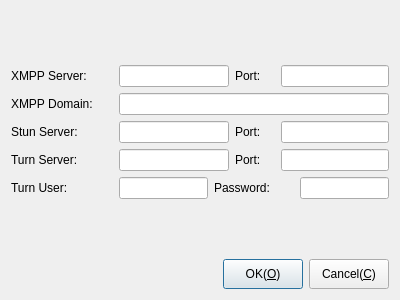
<?xml version="1.0" encoding="UTF-8"?>
<ui version="4.0">
 <class>CDlgLoginSettings</class>
 <widget class="QDialog" name="CDlgLoginSettings">
  <property name="geometry">
   <rect>
    <x>0</x>
    <y>0</y>
    <width>400</width>
    <height>300</height>
   </rect>
  </property>
  <property name="windowTitle">
   <string>Server Settings</string>
  </property>
  <layout class="QGridLayout" name="gridLayout">
   <item row="0" column="1">
    <spacer name="verticalSpacer_2">
     <property name="orientation">
      <enum>Qt::Vertical</enum>
     </property>
     <property name="sizeHint" stdset="0">
      <size>
       <width>20</width>
       <height>46</height>
      </size>
     </property>
    </spacer>
   </item>
   <item row="1" column="0" colspan="2">
    <layout class="QHBoxLayout" name="horizontalLayout">
     <item>
      <widget class="QLabel" name="label_7">
       <property name="sizePolicy">
        <sizepolicy hsizetype="Preferred" vsizetype="Preferred">
         <horstretch>0</horstretch>
         <verstretch>0</verstretch>
        </sizepolicy>
       </property>
       <property name="minimumSize">
        <size>
         <width>102</width>
         <height>0</height>
        </size>
       </property>
       <property name="maximumSize">
        <size>
         <width>16777215</width>
         <height>16777215</height>
        </size>
       </property>
       <property name="text">
        <string>XMPP Server:</string>
       </property>
       <property name="wordWrap">
        <bool>true</bool>
       </property>
      </widget>
     </item>
     <item>
      <widget class="QLineEdit" name="txtXmppServer">
       <property name="sizePolicy">
        <sizepolicy hsizetype="Expanding" vsizetype="Preferred">
         <horstretch>0</horstretch>
         <verstretch>0</verstretch>
        </sizepolicy>
       </property>
       <property name="minimumSize">
        <size>
         <width>0</width>
         <height>0</height>
        </size>
       </property>
       <property name="maximumSize">
        <size>
         <width>16777215</width>
         <height>16777215</height>
        </size>
       </property>
      </widget>
     </item>
     <item>
      <widget class="QLabel" name="label_8">
       <property name="sizePolicy">
        <sizepolicy hsizetype="Preferred" vsizetype="Preferred">
         <horstretch>0</horstretch>
         <verstretch>0</verstretch>
        </sizepolicy>
       </property>
       <property name="minimumSize">
        <size>
         <width>40</width>
         <height>0</height>
        </size>
       </property>
       <property name="maximumSize">
        <size>
         <width>16777215</width>
         <height>16777215</height>
        </size>
       </property>
       <property name="text">
        <string>Port:</string>
       </property>
       <property name="wordWrap">
        <bool>true</bool>
       </property>
      </widget>
     </item>
     <item>
      <widget class="QLineEdit" name="txtXmppPort">
       <property name="sizePolicy">
        <sizepolicy hsizetype="Preferred" vsizetype="Preferred">
         <horstretch>0</horstretch>
         <verstretch>0</verstretch>
        </sizepolicy>
       </property>
       <property name="minimumSize">
        <size>
         <width>0</width>
         <height>0</height>
        </size>
       </property>
       <property name="maximumSize">
        <size>
         <width>16777215</width>
         <height>16777215</height>
        </size>
       </property>
      </widget>
     </item>
    </layout>
   </item>
   <item row="2" column="0" colspan="2">
    <layout class="QHBoxLayout" name="horizontalLayout_6">
     <item>
      <widget class="QLabel" name="label_11">
       <property name="sizePolicy">
        <sizepolicy hsizetype="Preferred" vsizetype="Preferred">
         <horstretch>0</horstretch>
         <verstretch>0</verstretch>
        </sizepolicy>
       </property>
       <property name="minimumSize">
        <size>
         <width>102</width>
         <height>0</height>
        </size>
       </property>
       <property name="maximumSize">
        <size>
         <width>16777215</width>
         <height>16777215</height>
        </size>
       </property>
       <property name="text">
        <string>XMPP Domain:</string>
       </property>
       <property name="wordWrap">
        <bool>true</bool>
       </property>
      </widget>
     </item>
     <item>
      <widget class="QLineEdit" name="txtXmppDomain">
       <property name="sizePolicy">
        <sizepolicy hsizetype="Expanding" vsizetype="Preferred">
         <horstretch>0</horstretch>
         <verstretch>0</verstretch>
        </sizepolicy>
       </property>
       <property name="minimumSize">
        <size>
         <width>0</width>
         <height>0</height>
        </size>
       </property>
       <property name="maximumSize">
        <size>
         <width>16777215</width>
         <height>16777215</height>
        </size>
       </property>
      </widget>
     </item>
    </layout>
   </item>
   <item row="3" column="0" colspan="2">
    <layout class="QHBoxLayout" name="horizontalLayout_2">
     <item>
      <widget class="QLabel" name="label_3">
       <property name="sizePolicy">
        <sizepolicy hsizetype="Preferred" vsizetype="Preferred">
         <horstretch>0</horstretch>
         <verstretch>0</verstretch>
        </sizepolicy>
       </property>
       <property name="minimumSize">
        <size>
         <width>102</width>
         <height>0</height>
        </size>
       </property>
       <property name="maximumSize">
        <size>
         <width>16777215</width>
         <height>16777215</height>
        </size>
       </property>
       <property name="text">
        <string>Stun Server:</string>
       </property>
       <property name="wordWrap">
        <bool>true</bool>
       </property>
      </widget>
     </item>
     <item>
      <widget class="QLineEdit" name="txtStunServer">
       <property name="sizePolicy">
        <sizepolicy hsizetype="Expanding" vsizetype="Preferred">
         <horstretch>0</horstretch>
         <verstretch>0</verstretch>
        </sizepolicy>
       </property>
       <property name="minimumSize">
        <size>
         <width>0</width>
         <height>0</height>
        </size>
       </property>
       <property name="maximumSize">
        <size>
         <width>16777215</width>
         <height>16777215</height>
        </size>
       </property>
      </widget>
     </item>
     <item>
      <widget class="QLabel" name="label_4">
       <property name="sizePolicy">
        <sizepolicy hsizetype="Preferred" vsizetype="Preferred">
         <horstretch>0</horstretch>
         <verstretch>0</verstretch>
        </sizepolicy>
       </property>
       <property name="minimumSize">
        <size>
         <width>40</width>
         <height>0</height>
        </size>
       </property>
       <property name="maximumSize">
        <size>
         <width>16777215</width>
         <height>16777215</height>
        </size>
       </property>
       <property name="text">
        <string>Port:</string>
       </property>
       <property name="wordWrap">
        <bool>true</bool>
       </property>
      </widget>
     </item>
     <item>
      <widget class="QLineEdit" name="txtStunPort">
       <property name="sizePolicy">
        <sizepolicy hsizetype="Preferred" vsizetype="Preferred">
         <horstretch>0</horstretch>
         <verstretch>0</verstretch>
        </sizepolicy>
       </property>
       <property name="minimumSize">
        <size>
         <width>0</width>
         <height>0</height>
        </size>
       </property>
       <property name="maximumSize">
        <size>
         <width>16777215</width>
         <height>16777215</height>
        </size>
       </property>
      </widget>
     </item>
    </layout>
   </item>
   <item row="4" column="0" colspan="2">
    <layout class="QHBoxLayout" name="horizontalLayout_3">
     <item>
      <widget class="QLabel" name="label_5">
       <property name="sizePolicy">
        <sizepolicy hsizetype="Preferred" vsizetype="Preferred">
         <horstretch>0</horstretch>
         <verstretch>0</verstretch>
        </sizepolicy>
       </property>
       <property name="minimumSize">
        <size>
         <width>102</width>
         <height>0</height>
        </size>
       </property>
       <property name="maximumSize">
        <size>
         <width>16777215</width>
         <height>16777215</height>
        </size>
       </property>
       <property name="text">
        <string>Turn Server:</string>
       </property>
       <property name="wordWrap">
        <bool>true</bool>
       </property>
      </widget>
     </item>
     <item>
      <widget class="QLineEdit" name="txtTurnServer">
       <property name="sizePolicy">
        <sizepolicy hsizetype="Expanding" vsizetype="Preferred">
         <horstretch>0</horstretch>
         <verstretch>0</verstretch>
        </sizepolicy>
       </property>
       <property name="minimumSize">
        <size>
         <width>0</width>
         <height>0</height>
        </size>
       </property>
       <property name="maximumSize">
        <size>
         <width>16777215</width>
         <height>16777215</height>
        </size>
       </property>
      </widget>
     </item>
     <item>
      <widget class="QLabel" name="label_6">
       <property name="sizePolicy">
        <sizepolicy hsizetype="Preferred" vsizetype="Preferred">
         <horstretch>0</horstretch>
         <verstretch>0</verstretch>
        </sizepolicy>
       </property>
       <property name="minimumSize">
        <size>
         <width>40</width>
         <height>0</height>
        </size>
       </property>
       <property name="maximumSize">
        <size>
         <width>16777215</width>
         <height>16777215</height>
        </size>
       </property>
       <property name="text">
        <string>Port:</string>
       </property>
       <property name="wordWrap">
        <bool>true</bool>
       </property>
      </widget>
     </item>
     <item>
      <widget class="QLineEdit" name="txtTurnPort">
       <property name="sizePolicy">
        <sizepolicy hsizetype="Preferred" vsizetype="Preferred">
         <horstretch>0</horstretch>
         <verstretch>0</verstretch>
        </sizepolicy>
       </property>
       <property name="minimumSize">
        <size>
         <width>0</width>
         <height>0</height>
        </size>
       </property>
       <property name="maximumSize">
        <size>
         <width>16777215</width>
         <height>16777215</height>
        </size>
       </property>
      </widget>
     </item>
    </layout>
   </item>
   <item row="5" column="0" colspan="2">
    <layout class="QHBoxLayout" name="horizontalLayout_4">
     <item>
      <widget class="QLabel" name="label_9">
       <property name="sizePolicy">
        <sizepolicy hsizetype="Preferred" vsizetype="Preferred">
         <horstretch>0</horstretch>
         <verstretch>0</verstretch>
        </sizepolicy>
       </property>
       <property name="minimumSize">
        <size>
         <width>102</width>
         <height>0</height>
        </size>
       </property>
       <property name="maximumSize">
        <size>
         <width>16777215</width>
         <height>16777215</height>
        </size>
       </property>
       <property name="text">
        <string>Turn User:</string>
       </property>
       <property name="wordWrap">
        <bool>true</bool>
       </property>
      </widget>
     </item>
     <item>
      <widget class="QLineEdit" name="txtUser">
       <property name="sizePolicy">
        <sizepolicy hsizetype="Expanding" vsizetype="Preferred">
         <horstretch>0</horstretch>
         <verstretch>0</verstretch>
        </sizepolicy>
       </property>
       <property name="minimumSize">
        <size>
         <width>0</width>
         <height>0</height>
        </size>
       </property>
       <property name="maximumSize">
        <size>
         <width>16777215</width>
         <height>16777215</height>
        </size>
       </property>
      </widget>
     </item>
     <item>
      <widget class="QLabel" name="label_10">
       <property name="sizePolicy">
        <sizepolicy hsizetype="Preferred" vsizetype="Preferred">
         <horstretch>0</horstretch>
         <verstretch>0</verstretch>
        </sizepolicy>
       </property>
       <property name="minimumSize">
        <size>
         <width>80</width>
         <height>0</height>
        </size>
       </property>
       <property name="maximumSize">
        <size>
         <width>16777215</width>
         <height>16777215</height>
        </size>
       </property>
       <property name="text">
        <string>Password:</string>
       </property>
       <property name="wordWrap">
        <bool>true</bool>
       </property>
      </widget>
     </item>
     <item>
      <widget class="QLineEdit" name="txtPassword">
       <property name="sizePolicy">
        <sizepolicy hsizetype="Preferred" vsizetype="Preferred">
         <horstretch>0</horstretch>
         <verstretch>0</verstretch>
        </sizepolicy>
       </property>
       <property name="minimumSize">
        <size>
         <width>0</width>
         <height>0</height>
        </size>
       </property>
       <property name="maximumSize">
        <size>
         <width>16777215</width>
         <height>16777215</height>
        </size>
       </property>
      </widget>
     </item>
    </layout>
   </item>
   <item row="6" column="0">
    <spacer name="verticalSpacer">
     <property name="orientation">
      <enum>Qt::Vertical</enum>
     </property>
     <property name="sizeHint" stdset="0">
      <size>
       <width>20</width>
       <height>46</height>
      </size>
     </property>
    </spacer>
   </item>
   <item row="7" column="0" colspan="2">
    <layout class="QHBoxLayout" name="horizontalLayout_5">
     <item>
      <spacer name="horizontalSpacer">
       <property name="orientation">
        <enum>Qt::Horizontal</enum>
       </property>
       <property name="sizeHint" stdset="0">
        <size>
         <width>40</width>
         <height>20</height>
        </size>
       </property>
      </spacer>
     </item>
     <item>
      <widget class="QPushButton" name="pbOK">
       <property name="sizePolicy">
        <sizepolicy hsizetype="Preferred" vsizetype="Fixed">
         <horstretch>0</horstretch>
         <verstretch>0</verstretch>
        </sizepolicy>
       </property>
       <property name="minimumSize">
        <size>
         <width>80</width>
         <height>30</height>
        </size>
       </property>
       <property name="maximumSize">
        <size>
         <width>16777215</width>
         <height>16777215</height>
        </size>
       </property>
       <property name="toolTip">
        <string>OK</string>
       </property>
       <property name="text">
        <string>OK(&amp;O)</string>
       </property>
       <property name="icon">
        <iconset resource="../../Resource/Resource.qrc">
         <normaloff>:/icon/Accept</normaloff>:/icon/Accept</iconset>
       </property>
      </widget>
     </item>
     <item>
      <widget class="QPushButton" name="pbCanecl">
       <property name="sizePolicy">
        <sizepolicy hsizetype="Preferred" vsizetype="Fixed">
         <horstretch>0</horstretch>
         <verstretch>0</verstretch>
        </sizepolicy>
       </property>
       <property name="minimumSize">
        <size>
         <width>80</width>
         <height>30</height>
        </size>
       </property>
       <property name="maximumSize">
        <size>
         <width>16777215</width>
         <height>16777215</height>
        </size>
       </property>
       <property name="toolTip">
        <string>Cancle</string>
       </property>
       <property name="text">
        <string>Cancel(&amp;C)</string>
       </property>
       <property name="icon">
        <iconset resource="../../Resource/Resource.qrc">
         <normaloff>:/icon/Cancel</normaloff>:/icon/Cancel</iconset>
       </property>
      </widget>
     </item>
    </layout>
   </item>
  </layout>
 </widget>
 <resources>
  <include location="../../Resource/Resource.qrc"/>
 </resources>
 <connections/>
</ui>
